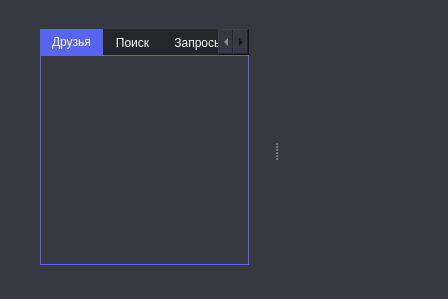
<?xml version="1.0" encoding="UTF-8"?>
<ui version="4.0">
 <class>MainWindow</class>
 <widget class="QMainWindow" name="MainWindow">
  <property name="windowModality">
   <enum>Qt::WindowModal</enum>
  </property>
  <property name="geometry">
   <rect>
    <x>0</x>
    <y>0</y>
    <width>448</width>
    <height>299</height>
   </rect>
  </property>
  <property name="windowTitle">
   <string>Мессенджер</string>
  </property>
  <property name="styleSheet">
   <string notr="true">background-color: #212121;</string>
  </property>
  <widget class="QWidget" name="centralwidget">
   <property name="sizePolicy">
    <sizepolicy hsizetype="Expanding" vsizetype="Expanding">
     <horstretch>0</horstretch>
     <verstretch>0</verstretch>
    </sizepolicy>
   </property>
   <property name="styleSheet">
    <string notr="true">background-color: #36393f;</string>
   </property>
   <layout class="QFormLayout" name="formLayout">
    <item row="1" column="1">
     <widget class="QSplitter" name="splitter">
      <property name="sizePolicy">
       <sizepolicy hsizetype="Expanding" vsizetype="Expanding">
        <horstretch>0</horstretch>
        <verstretch>0</verstretch>
       </sizepolicy>
      </property>
      <property name="orientation">
       <enum>Qt::Horizontal</enum>
      </property>
      <widget class="QWidget" name="layoutWidget">
       <layout class="QVBoxLayout" name="verticalLayout" stretch="0,0">
        <property name="leftMargin">
         <number>25</number>
        </property>
        <property name="rightMargin">
         <number>25</number>
        </property>
        <property name="bottomMargin">
         <number>25</number>
        </property>
        <item>
         <widget class="QLabel" name="users">
          <property name="text">
           <string/>
          </property>
         </widget>
        </item>
        <item>
         <widget class="QTabWidget" name="tabWidget">
          <property name="styleSheet">
           <string notr="true">QTabWidget::pane {
border: 1px solid #5865f2;
color: #fff;
}

QTabBar::tab:selected{
background-color: #5865f2;
}

QTabBar::tab{
color: #fff;
background-color: #23272a;
}</string>
          </property>
          <property name="currentIndex">
           <number>0</number>
          </property>
          <widget class="QWidget" name="tab">
           <attribute name="title">
            <string>Друзья</string>
           </attribute>
           <layout class="QVBoxLayout" name="verticalLayout_3">
            <item>
             <widget class="QListWidget" name="profiles">
              <property name="styleSheet">
               <string notr="true">QListWidget{
border: 0px solid #212121;
}

QListWiget::item:hover{
background-color: #393c42;
}


 QScrollBar:vertical {
     background: transparent;
     width: 15px;
     margin: 22px 0 22px 0;
 }
 QScrollBar::handle:vertical {
     background: #4a4d52;
     max-width: 2px;
     min-height: 40px;
	border-radius: 5%;
 }
 QScrollBar::add-line:vertical {
     background: transparent;
    max-height: 0px;

 }

 QScrollBar::sub-line:vertical {
     background: transparent;
	max-height: 0px;

 }


 QScrollBar::add-page:vertical, QScrollBar::sub-page:vertical {
     background: none;
 }


  QScrollBar:horizontal {
     background: transparent;
     width: 15px;
     margin: 22px 0 22px 0;
 }
 QScrollBar::handle:horizontal {
     background: #4a4d52;
     max-width: 2px;
     min-height: 40px;
	border-radius: 5%;
 }
 QScrollBar::add-line:horizontal {
     background: transparent;
    max-height: 0px;

 }

 QScrollBar::sub-line:horizontal {
     background: transparent;
	max-height: 0px;

 }


 QScrollBar::add-page:horizontal, QScrollBar::sub-page:horizontal {
     background: none;
 }
</string>
              </property>
              <property name="sortingEnabled">
               <bool>false</bool>
              </property>
             </widget>
            </item>
           </layout>
          </widget>
          <widget class="QWidget" name="tab_5">
           <attribute name="title">
            <string>Поиск</string>
           </attribute>
           <layout class="QVBoxLayout" name="verticalLayout_8">
            <item>
             <layout class="QVBoxLayout" name="verticalLayout_9">
              <item>
               <layout class="QVBoxLayout" name="verticalLayout_2">
                <item>
                 <layout class="QHBoxLayout" name="horizontalLayout">
                  <item>
                   <widget class="QLineEdit" name="search_form">
                    <property name="styleSheet">
                     <string notr="true">background-color: #2f2f2f;
border-radius: 25px 25px 25px 25px;
color: #fff;
</string>
                    </property>
                   </widget>
                  </item>
                  <item>
                   <widget class="QPushButton" name="search_btn">
                    <property name="styleSheet">
                     <string notr="true">background-color: #6f6f6f;
font-size: 16px;
font-family: &quot;Roboto&quot;,-apple-system,apple color emoji,BlinkMacSystemFont,&quot;Segoe UI&quot;,Roboto,Oxygen-Sans,Ubuntu,Cantarell,&quot;Helvetica Neue&quot;,sans-serif;
color: #fff;</string>
                    </property>
                    <property name="text">
                     <string/>
                    </property>
                   </widget>
                  </item>
                 </layout>
                </item>
                <item>
                 <layout class="QHBoxLayout" name="horizontalLayout_2">
                  <item>
                   <widget class="QRadioButton" name="local_s">
                    <property name="styleSheet">
                     <string notr="true">color: #fff;</string>
                    </property>
                    <property name="text">
                     <string>Локальный</string>
                    </property>
                    <property name="checked">
                     <bool>true</bool>
                    </property>
                   </widget>
                  </item>
                  <item>
                   <widget class="QRadioButton" name="global_s">
                    <property name="styleSheet">
                     <string notr="true">color: #fff;</string>
                    </property>
                    <property name="text">
                     <string>Глобальный</string>
                    </property>
                   </widget>
                  </item>
                 </layout>
                </item>
               </layout>
              </item>
              <item>
               <widget class="QListWidget" name="search_results">
                <property name="styleSheet">
                 <string notr="true">border: 0px solid transparent;</string>
                </property>
               </widget>
              </item>
             </layout>
            </item>
           </layout>
          </widget>
          <widget class="QWidget" name="tab_2">
           <attribute name="title">
            <string>Запросы в друзья</string>
           </attribute>
           <layout class="QVBoxLayout" name="verticalLayout_4">
            <item>
             <widget class="QListWidget" name="friend_requests">
              <property name="styleSheet">
               <string notr="true">border: 0px solid transparent;</string>
              </property>
             </widget>
            </item>
           </layout>
          </widget>
         </widget>
        </item>
       </layout>
      </widget>
      <widget class="QWidget" name="layoutWidget">
       <layout class="QGridLayout" name="mms" rowstretch="0" rowminimumheight="0">
        <property name="sizeConstraint">
         <enum>QLayout::SetDefaultConstraint</enum>
        </property>
        <item row="0" column="0">
         <widget class="QListView" name="listView">
          <property name="styleSheet">
           <string notr="true">background-color: transparent;
border: 0px solid transparent;</string>
          </property>
         </widget>
        </item>
       </layout>
      </widget>
     </widget>
    </item>
   </layout>
  </widget>
 </widget>
 <resources/>
 <connections/>
</ui>
